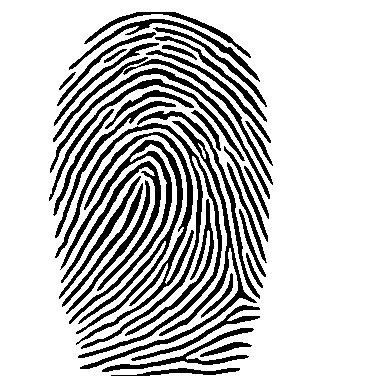
#> input picture db_fbi/Chandler.tif, 388 x 388 px; its folder holds 4 pictures in this run
$ jupyter execute --allow-errors 'TP3 copy.ipynb'
#> lines starting #> are read from the running program, lines starting #| are printed output that depends on the picture; after the words box and inside, x2 and y2 are one past the last pixel; in counts of white or black regions, pixels touching at a corner belong together
# TP3 : WEEEU WEEEU, ceci est une descente de police !

Aujourd'hui, nouveau cas concret de l'utilisation de la vision par ordinateur : la reconnaissance d'empreintes. Le commissariat de police du 99ème district de Brooklyn a besoin de votre aide sur une nouvelle scène de crime. Les experts ont pu prélever plusieurs empreintes sur divers objets, et vous avez pour objectif de retrouver l'identité des coupables.

Pour cela, vous avez à votre disposition les empreintes à analyser prise sur la scène de crime (dossier Images_suspects), ainsi qu'une base de données d'empreintes du FBI (dossier DB_FBI). A vous de jouer !

---

## 1) C'est pas un bug, c'est une feature

Dans un premier temps, vous allez écrire le code pour détecter les minutiaes des empreintes de doigt. Les minutiae sont des caractéristiques spécifiques d'une empreinte qui permettent ensuite d'identifier l'individu.

Pour ce TP, vous détecterez 2 types de miniutiaes :
- Les terminaisons (a)
- Les bifurcations (b)

Pour cela, plusieurs étapes sont nécessaires, mais on va faire ça ensemble. Vous allez traiter dans un premier temps les images de la base de données *DB_FBI*, où les images ont déjà été traitées et binarisées en amont.

a) Commençons avec la base de la base : chargez les libraries nécessaires pour ce TP, puis les images de la base de données DB_FBI. Affichez ensuite quelques images de cette base.

[cell 1]
# Chargement des librairies
import numpy as np
import cv2
import cv2 as cv
from matplotlib import pyplot as plt
from skimage.morphology import thin
import os

# Chargement des images de la base de données
path='./db_fbi/'
files = os.listdir(path)
files.append(files.pop(0))

images_db_fbi = []
for file in files:
   images_db_fbi.append(cv2.imread(path+file,0))

# Affichage des quelques images de la base de données
plt.close()
plt.figure(figsize=(10,10))
for i in range(4):
    plt.subplot(2,2,i+1)
    plt.imshow(images_db_fbi[i], cmap='gray')
plt.show()
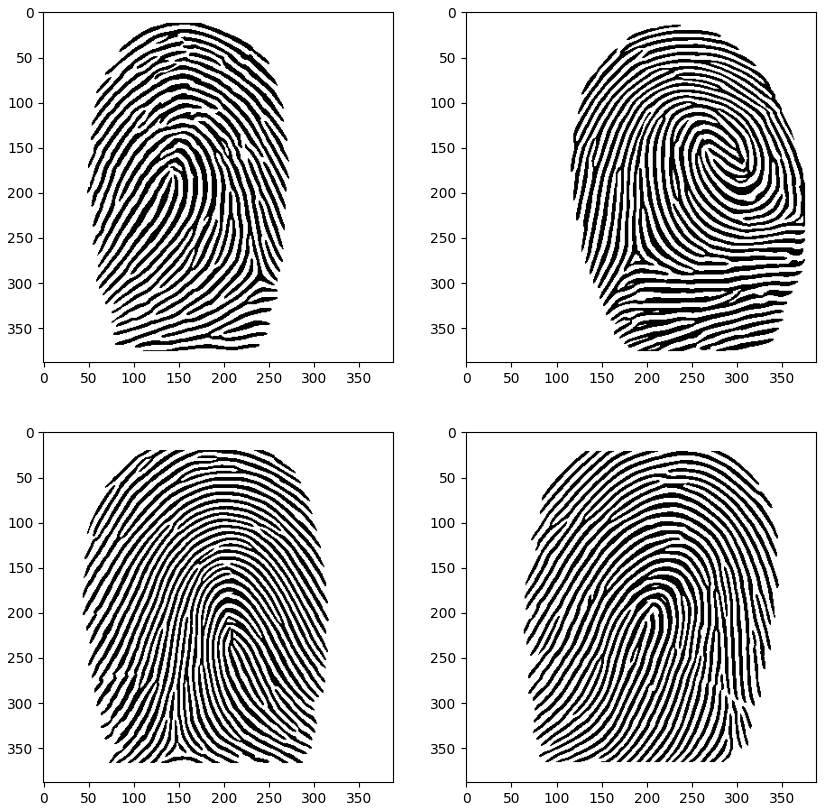
#> figure drawn by matplotlib, 4 panels

b) La première étape est la skeletization, une opération de morphologie mathématique.

***En quoi consiste la skeletization ?***

***Réponse :***

- La squelettisation est un processus de transformation d'une image binaire en un squelette à largeur d'un pixel, conservant la structure et la connectivité essentielles de l'objet. Cela simplifie la forme originale, facilitant l'identification des caractéristiques clés comme les minutiae dans les empreintes digitales.

***Pourquoi est-il intéressant dans notre contexte de faire une skeletization :***

***Réponse :***

- Dans notre contexte, la squelettisation est intéressante car elle simplifie les empreintes en réduisant les crêtes à des lignes centrales d'un pixel de large. Cela facilite l'identification et l'extraction des minutiae (terminaisons et bifurcations), qui sont les points caractéristiques essentiels pour l'identification des empreintes. En simplifiant la structure de l'empreinte, la squelettisation améliore la précision et l'efficacité de la comparaison et de la correspondance des empreintes digitales.

L'opération étant un peu complexe à implémenter, on va utiliser une version déjà implémentée proposée par scikit-image. La fonction se nomme *thin*.

Prenez une image exemple de la base de données, appliquez une skeletization et affichez le résultat obtenu.

[cell 2]
# Fonction de skeletization de l'image
def skeletization(image):

    # Inversion de l'image
    image_inverse = ~image

    # Application de la squelettisation
    squelette = thin(image_inverse)

    return squelette

exemple_image = images_db_fbi[1]
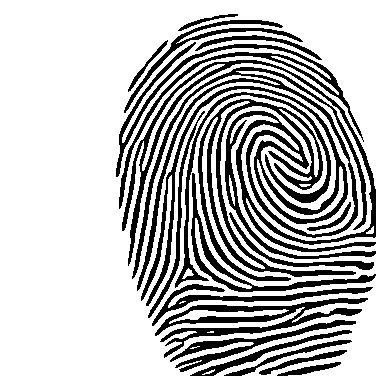
#> exemple_image: shape (388, 388); 74.9% white; 19 black regions, largest, box (x1, y1, x2, y2) and area: (122, 60, 376, 306) 14436, (198, 99, 356, 281) 4277, (116, 42, 364, 209) 3196

# Skeletization de l'image
squelette = skeletization(exemple_image)
#> in skeletization, `squelette = thin(image_inverse)`:
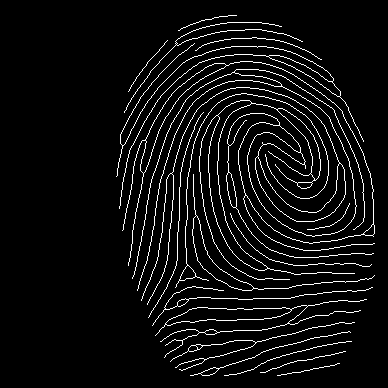
#> squelette: shape (388, 388) bool; 5.7% white in thin lines or dots, all inside (x1, y1, x2, y2) = (116, 15, 375, 376)

# Affichage du résultat
plt.close()
plt.figure(figsize=(10, 5))
plt.subplot(1, 2, 1)
plt.imshow(exemple_image, cmap='gray')
plt.title('Image Originale')
plt.axis('off')

plt.subplot(1, 2, 2)
plt.imshow(squelette, cmap='gray')
plt.title('Image Squelette')
plt.axis('off')
plt.show()
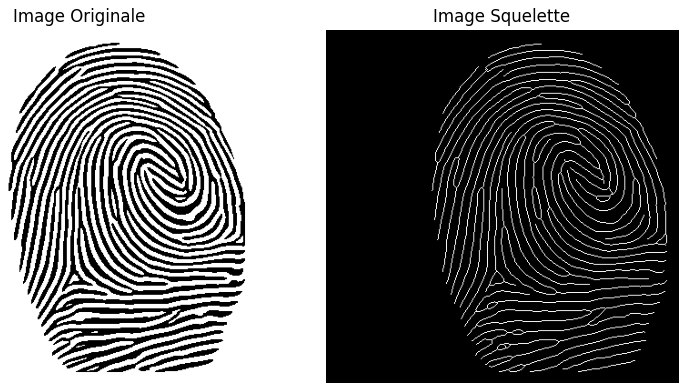
#> figure drawn by matplotlib, 2 panels

***Le résultat vous paraît-t-il satisfaisant ? Pour cela, comparez le résultat avec votre image originale.***

***Réponse :***

- Les lignes du squelette semblent suivre de manière assez précise l'empreinte digitale. Les formes sont bien reproduites.

- La structure globale de l'empreinte semble bien conservée dans le squelette. Les principales caractéristiques et motifs de l'empreinte digitale sont présents.

-  Le résultat semble satisfaisant.

c) C'est parti pour la détection ! Occupons-nous d'abord des terminaisons.

D'un point de vue local, un pixel est considéré comme une terminaison si et seulement si :
- Le pixel est blanc
- Un seul pixel dans son entourage (fenêtre 3x3) est blanc

Implémentez une fonction permettant de détecter les terminaisons (sous forme d'une matrice de taille Nx2 avec N le nombre de terminaisons et 2 les coordonnées dans l'image). Appliquez ensuite votre fonction sur votre image skeletizée.

[cell 3]
def detect_terminations(squelette):
    """
    Cette fonction détecte les terminaisons dans une image squelettisée.

    :param squelette: L'image squelettisée.
    :return: Une matrice Nx2 contenant les coordonnées des terminaisons.
    """
    terminations = []
    rows, cols = squelette.shape

    for i in range(1, rows - 1):
        for j in range(1, cols - 1):
            if squelette[i, j] == 1:  # Vérifie si le pixel est blanc
                # Comptage des pixels blancs dans la fenêtre 3x3
                window = squelette[i-1:i+2, j-1:j+2]
                white_pixel_count = np.sum(window)

                if white_pixel_count == 2:  # Un seul autre pixel est blanc
                    terminations.append([i, j])

    return np.array(terminations)

def create_elliptical_mask(shape, center, axes, angle):
    """
    Crée un masque elliptique pour une image donnée.

    :param shape: La forme de l'image.
    :param center: Le centre de l'ellipse (x, y).
    :param axes: Les axes de l'ellipse (longueur, largeur).
    :param angle: L'angle de l'ellipse en degrés.
    :return: Un masque binaire avec une ellipse dessinée.
    """
    mask = np.zeros(shape, dtype=np.uint8)
    cv2.ellipse(mask, center, axes, angle, 0, 360, 1, -1)
    return mask

def filter_terminations_by_mask(terminations, mask):
    """
    Filtre les terminaisons situées en dehors de la zone définie par le masque.

    :param terminations: Les coordonnées des terminaisons détectées.
    :param mask: Le masque binaire définissant la zone d'intérêt.
    :return: Les coordonnées des terminaisons filtrées.
    """
    filtered_terminations = []
    for y, x in terminations:
        if mask[y, x] == 1:  # Si le pixel est dans la zone d'intérêt
            filtered_terminations.append([y, x])

    return np.array(filtered_terminations)


# Appliquer la fonction de détection des terminaisons sur l'image squelettisée
terminations = detect_terminations(squelette)
#> after the loop in detect_terminations, `for i in range(1, rows - 1):`: terminations = 62 pairs, first value 15 to 375, second value 116 to 374

# Définir la zone d'intérêt elliptique manuellement (centre, axes, angle)
center = (squelette.shape[1] // 2, squelette.shape[0] // 2)
#> center = (194, 194)
axes = (int(squelette.shape[1] * 0.4), int(squelette.shape[0] * 0.6))
#> axes = (155, 232)
angle = 0

# Créer le masque elliptique
mask = create_elliptical_mask(squelette.shape, center, axes, angle)
#> in create_elliptical_mask, `cv2.ellipse(mask, center, axes, angle, 0, 360, 1, -1)`:
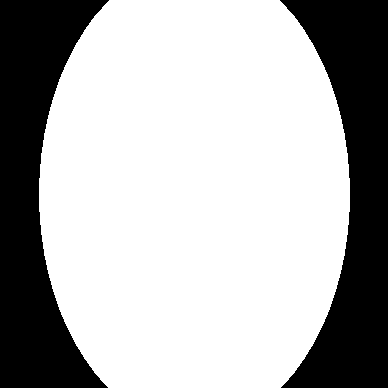
#> mask: shape (388, 388); values 0 (black) and 1 (white), 69.4% white; 2 black regions, box (x1, y1, x2, y2) and area: (0, 0, 109, 388) 23211, (280, 0, 388, 388) 22823

# Filtrer les terminaisons en dehors de la zone d'intérêt elliptique
filtered_terminations = filter_terminations_by_mask(terminations, mask)

# Affichage du résultat avec les terminaisons marquées en rouge
plt.close()
plt.figure(figsize=(10, 5))
plt.subplot(1, 2, 1)
plt.imshow(exemple_image, cmap='gray')
plt.title('Image Originale')
plt.axis('off')

plt.subplot(1, 2, 2)
plt.imshow(squelette, cmap='gray')
plt.title('Image Squelette avec Terminaisons Filtrées')
plt.axis('off')

# Marquer les terminaisons filtrées en rouge
for (y, x) in filtered_terminations:
    plt.plot(x, y, 'ro')

plt.show()
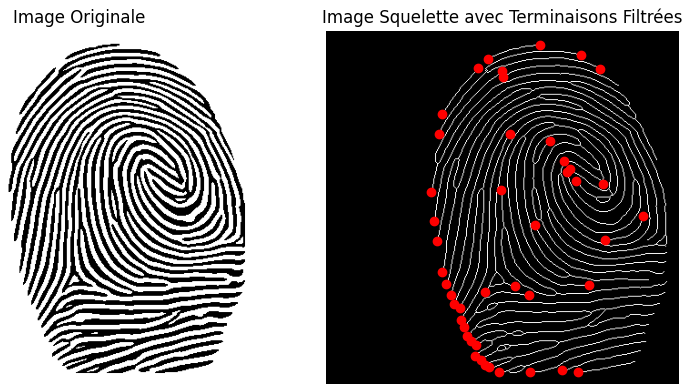
#> figure drawn by matplotlib, 2 panels

Il faut visualiser tout ça ! Pour cela, implémentez une fonction d'affichage prenant en entrée votre image d'origine et les terminaisons détectées. Votre fonction affichera l'image avec les terminaisons (en petits cercles rouge).

[cell 4]
# Fonction d'affichage des terminaisons sur l'image d'origine
# [7 lines left out: function plot_terminaisoterminaisons, not called in this run]

# Application de la fonction d'affichage sur votre image exemple
#> (the rest of this cell did not finish here and is left out)

***Les terminaisons détectées sont-elles correctes ?***

***Réponse :***  Oui, toutes les terminaisons sont détectées.

d) La fonction de détection des terminaisons fonctionne en l'état, mais ce sera beaucoup plus difficile pour les bifurcations. Pour palier à ce problème, on va utiliser une autre fonction connue de morphologie mathématique : Hit or Miss. Cette fonction permet de trouver des patterns particuliers sur une image. Pour cela, il faut définir un kernel défini de la manière suivante :
- Les valeurs du kernel à 1 doivent être blancs sur l'image
- Les valeurs du kernel à -1 doivent être noirs sur l'image
- Les valeurs du kernel à 0 peuvent être noirs ou blancs sur l'image

En appliquant ce kernel sur votre image, tous les pixels blancs seront ceux respectant les règles définies par le kernel. Les autres seront noirs.

Heureusement, OpenCV propose la fonction Hit Or Miss : https://docs.opencv.org/4.x/db/d06/tutorial_hitOrMiss.html

***En utilisant des kernels de taille 3x3, combien de kernels aura-ton besoin pour détecter tous les types de terminaisons ?***

***Réponse :***

- Pour détecter tous les types de terminaisons en utilisant des kernels de taille 3x3, nous devons considérer toutes les configurations possibles où un pixel blanc a exactement un seul voisin blanc dans une fenêtre 3x3. Il y a huit directions possibles pour ce voisin blanc (haut, bas, gauche, droite, et les quatre diagonales).

- Chaque configuration de terminaison correspond à une orientation différente, donc nous aurons besoin de 8 kernels pour détecter tous les types de terminaisons dans une image squelettisée.

Définissez les kernels qui seront utilisés pour la détection de terminaisons

*Note : Histoire de gagner du temps et de la lisibilité dans le code, vous pouvez utiliser la fonction rotate d'OpenCV, permettant de faire des rotations à 90°, 180° ou 270°*

[cell 5]
# Définition des kernels de base pour détecter les terminaisons
kernels = []

# Terminaison vers le bas
kernels.append(np.array([
    [0,  0, 0],
    [0,  1, 0],
    [-1, 1, -1]
], dtype=np.int8))

# Terminaison vers le haut
kernels.append(np.array([
    [-1, 1, -1],
    [0,  1, 0],
    [0,  0, 0]
], dtype=np.int8))

# Terminaison vers la droite
kernels.append(np.array([
    [0,  0, -1],
    [0,  1,  1],
    [0,  0, -1]
], dtype=np.int8))

# Terminaison vers la gauche
kernels.append(np.array([
    [-1, 0, 0],
    [ 1, 1, 0],
    [-1, 0, 0]
], dtype=np.int8))

# Terminaison diagonale haut-gauche
kernels.append(np.array([
    [0, 1, -1],
    [1, 1,  0],
    [-1, 0, 0]
], dtype=np.int8))

# Terminaison diagonale haut-droite
kernels.append(np.array([
    [-1, 1,  0],
    [0,  1,  1],
    [0, -1, 0]
], dtype=np.int8))

# Terminaison diagonale bas-droite
kernels.append(np.array([
    [0, -1, 0],
    [0,  1, 1],
    [-1, 1, 0]
], dtype=np.int8))

# Terminaison diagonale bas-gauche
kernels.append(np.array([
    [-1, 0, 0],
    [ 1,  1, 0],
    [0,  1, -1]
], dtype=np.int8))

Appliquez maintenant la morphologie mathématique Hit Or Miss d'OpenCV sur votre image skeletizée avec vos kernels. Récupérez ensuite les coordonnées des pixels blancs des images résultats, ce qui constituera votre matrice de terminaisons. Affichez ensuite ces terminaisons sur votre image d'origine et comparez les résultats par rapport à votre fonction de détection implémentée dans la partie b)

[cell 6]
# A compléter
# Hit Or Miss sur l'image skeletizée avec les kernels de terminaisons
...

# Récupération des terminaisons détectées
...

# Affichage des terminaisons sur l'image d'origine
...

# Convertir l'image squelettisée en uint8 (type de données pris en charge par OpenCV)
squelette_conv = squelette.astype(np.uint8)*255

# Fonction pour appliquer la transformation Hit or Miss avec les kernels de terminaisons
def detect_terminations_hit_or_miss(skeleton, kernels):
    terminaisons = []
    for i, kernel in enumerate(kernels):
        hit_or_miss_result = cv.morphologyEx(skeleton, cv.MORPH_HITMISS, kernel)
        white_pixels = np.column_stack(np.where(hit_or_miss_result == 255))
        if white_pixels.size > 0:
            terminaisons.append(white_pixels)
        plt.imshow(hit_or_miss_result, cmap='gray')
        plt.title(f'Hit or Miss Result Kernel {i}')
        plt.show()

    if terminaisons:
        terminaisons = np.vstack(terminaisons)
    else:
        terminaisons = np.array([])

    print("Terminaisons détectées : ", terminaisons)
    return terminaisons

terminaisons = detect_terminations_hit_or_miss(squelette_conv, kernels)
#> the loop in detect_terminations_hit_or_miss, `for i, kernel in enumerate(kernels):` made 8 passes
#> pass 1, in detect_terminations_hit_or_miss, `hit_or_miss_result = cv.morphologyEx(skeleton, cv.MORPH_HITMISS, kernel)`:
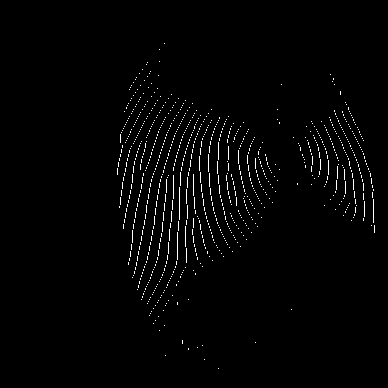
#> hit_or_miss_result: shape (388, 388); 1.6% white in thin lines or dots, all inside (x1, y1, x2, y2) = (117, 43, 375, 369)
#> pass 2, in detect_terminations_hit_or_miss, `hit_or_miss_result = cv.morphologyEx(skeleton, cv.MORPH_HITMISS, kernel)`:
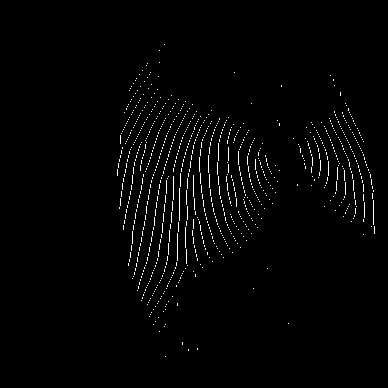
#> hit_or_miss_result: shape (388, 388); 1.6% white in thin lines or dots, all inside (x1, y1, x2, y2) = (117, 44, 375, 357)
#> pass 3, in detect_terminations_hit_or_miss, `hit_or_miss_result = cv.morphologyEx(skeleton, cv.MORPH_HITMISS, kernel)`:
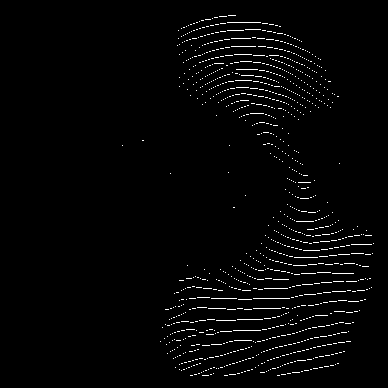
#> hit_or_miss_result: shape (388, 388); 2.1% white in thin lines or dots, all inside (x1, y1, x2, y2) = (122, 15, 374, 376)

# Fonction d'affichage des terminaisons sur l'image d'origine
def display_terminations(image, terminaisons):
    plt.imshow(image, cmap='gray')
    plt.scatter(terminaisons[:, 1], terminaisons[:, 0], color='red', s=10)
    plt.title('Image with Terminations')
    plt.show()

# Affichage des terminaisons détectées sur l'image d'origine
display_terminations(exemple_image, terminaisons)
#> in display_terminations, `plt.show()`:
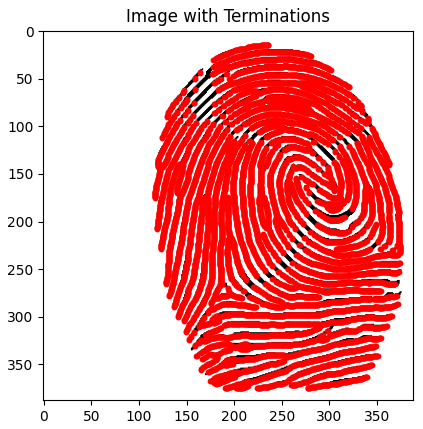
#> figure drawn by matplotlib, 1 panel
